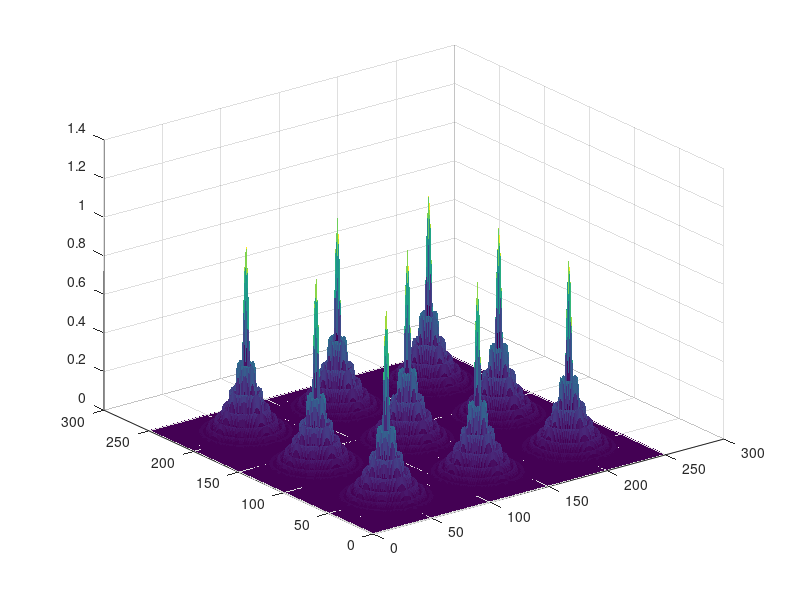

Source code (MATLAB):
x = -2000:16:2000;
y = -2000:16:2000;
z2 = zeros(length(x),length(y));
k = 0.04;
a = 50;
b = 50;
x0 = 0;
y0 = 0;
s = 1/200;
%s = 0;
ztemp = zeros(length(x),length(y));
for x0 = -a:a:a
    for y0 = -b:b:b
    
for i = 1:length(x)
    for j = 1:length(y)   
        r = sqrt((k*(x(i))+x0)^2 + (k*(y(j))+y0)^2);
        ztemp(i,j) = (besselj(0,r))*exp(-(r^2)*s);
        %ztemp(i,j) = exp(-(r^2)*s);
        
    end
end
z2 = z2 + (abs((ztemp)));
    end
end
figure; surf(z2);figure(gcf)
shading flat;
%z = z + abs(ztemp);
% for i = 1:length(x)
%     for j = 1:length(y)   
%         r = sqrt((k*(x(i)))^2 + (k*(y(j))+ b)^2);
%         ztemp(i,j) = (besselj(0,r));
%         
%     end
% end
% z = z + abs(ztemp);
%     end
% end

